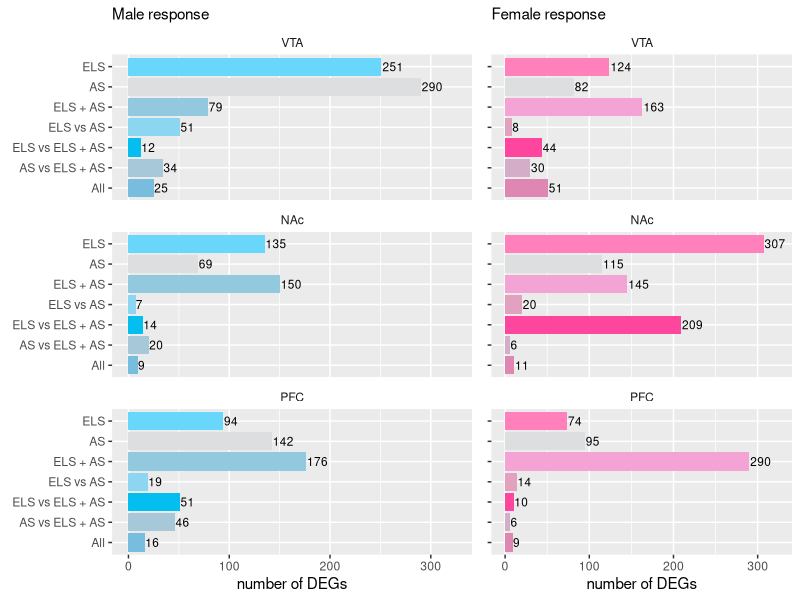
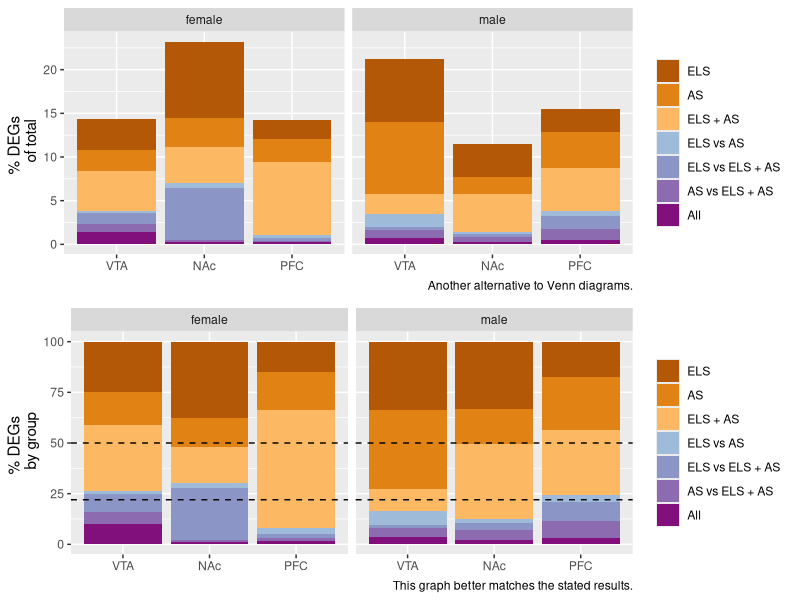

These figures' R source, in order:
## ---- chunk 1
library(ggplot2)
library(dplyr)
library(cowplot)

knitr::opts_chunk$set(fig.path = './', echo = F, message = F)


# colors from imagecolorpicker.com

malecolors <- c("All" = "#79BDDE",  "AS vs ELS + AS" = "#A7C8D9", "ELS vs ELS + AS" = "#03BEEE" ,
                "ELS vs AS" = "#8DD6F2", "ELS + AS" = "#92C9DE", "AS" = "#DDDEE0", "ELS" = "#69D7FC" )

femalecolors <- c("All" = "#DE87B3", "AS vs ELS + AS" = "#D4AEC9", "ELS vs ELS + AS" = "#FF469F" ,
                 "ELS vs AS" = "#E2A1BF", "ELS + AS" = "#F3A4D5", "AS" = "#DDDEE0", "ELS" = "#FF80BB" )

sharedunshared <- c("All" = "#810f7c",  "AS vs ELS + AS" = "#8c6bb1", "ELS vs ELS + AS" = "#8c96c6" ,
                "ELS vs AS" = "#9ebcda", "ELS + AS" = "#fdb863", "AS" = "#e08214", "ELS" = "#b35806" )


## ---- chunk 2
fig2venn <- read.csv("fig2venn.csv")

#head(fig2venn)

#summary(fig2venn)

fig2venn$region <- factor(fig2venn$region, levels = c("VTA", "NAc", "PFC")) 
fig2venn$group <- factor(fig2venn$group, levels = c("All" ,  
                                                     "AS vs ELS + AS",
                                                     "ELS vs ELS + AS" ,
                                                     "ELS vs AS",
                                                     "ELS + AS",
                                                     "AS",
                                                     "ELS" 
                                                     ))


males <- fig2venn %>% filter(sex == "male") %>% droplevels()
females <- fig2venn %>% filter(sex == "female") %>% droplevels()

m <- ggplot(data=males, aes(x=group, y = number,  fill = group)) + 
  geom_bar(stat="identity")  + 
  coord_flip() + 
  facet_wrap(~region, nrow = 3) +
  scale_x_discrete(drop=FALSE)+
  scale_y_continuous(limits=c(0, 325)) +
  scale_fill_manual(values = malecolors) +
  geom_text(aes(label=number),size=3, hjust = -0.05) +
  guides(fill = guide_legend(reverse = TRUE)) +
  theme(legend.title = element_blank(),
        legend.position = "none",
        strip.background = element_rect( fill="white")) +
  labs(subtitle = "Male response",
       x = NULL, y = "number of DEGs") 
#m

f <- ggplot(data=females, aes(x=group, y = number,  fill = group)) + 
  geom_bar(stat="identity")  + 
  coord_flip() + 
  facet_wrap(~region, nrow = 3) +
  scale_x_discrete(drop=FALSE)+
  scale_y_continuous(limits=c(0, 325)) +
  scale_fill_manual(values = femalecolors) +
  geom_text(aes(label=number),size=3, hjust = -0.05) +
  guides(fill = guide_legend(reverse = TRUE)) +
  theme(legend.title = element_blank(),
        legend.position = "none",
        strip.background = element_rect( fill="white")) +
  labs(subtitle = "Female response",
       x = NULL, y = "number of DEGs") 
#f

plot_grid(m, f + theme(axis.text.y=element_blank()), 
          nrow = 1, rel_widths = c(0.6,0.4))
## ---- chunk 3
fig2venn$percent <- (fig2venn$number / sum(fig2venn$number) * 100)

percentbytotal <- ggplot(fig2venn, aes(x = region, y = percent, fill = reorder(group, desc(group)))) + 
  geom_bar(stat = "identity") + 
  theme(legend.title = element_blank()) + 
  labs(x = NULL, y = "% DEGs \n of total",
       caption = "Another alternative to Venn diagrams.") +
  facet_wrap(~sex) +
  scale_fill_manual(values = sharedunshared) 


subsetpercent <- function(whichsex, whichregion){
  newdf <- fig2venn %>% filter(sex == whichsex, region == whichregion)%>% droplevels()
  newdf$percent <- (newdf$number / sum(newdf$number) * 100)
  return(newdf)
}

MVTA <- subsetpercent("male", "VTA")
MNAc <- subsetpercent("male", "NAc")
MPFC <- subsetpercent("male", "PFC")
FVTA <- subsetpercent("female", "VTA")
FNAc <- subsetpercent("female", "NAc")
FPFC <- subsetpercent("female", "PFC")

fig2venn <- rbind(MVTA, MNAc,MPFC,FVTA, FNAc, FPFC)


fig2venn$sex <- factor(fig2venn$sex, levels = c("female", "male"))

percentbygroup <- ggplot(fig2venn, aes(x = region, y = percent, fill = reorder(group, desc(group)))) + 
  geom_bar(stat = "identity") + 
  theme(legend.title = element_blank()) + 
  labs(x = NULL, y = "% DEGs \n by group",
       caption = "This graph better matches the stated results.") +
  geom_hline(yintercept=22, linetype="dashed") +
  geom_hline(yintercept=50, linetype="dashed") +
  facet_wrap(~sex) +
  scale_fill_manual(values = sharedunshared) 


plot_grid(percentbytotal, percentbygroup, nrow = 2)
